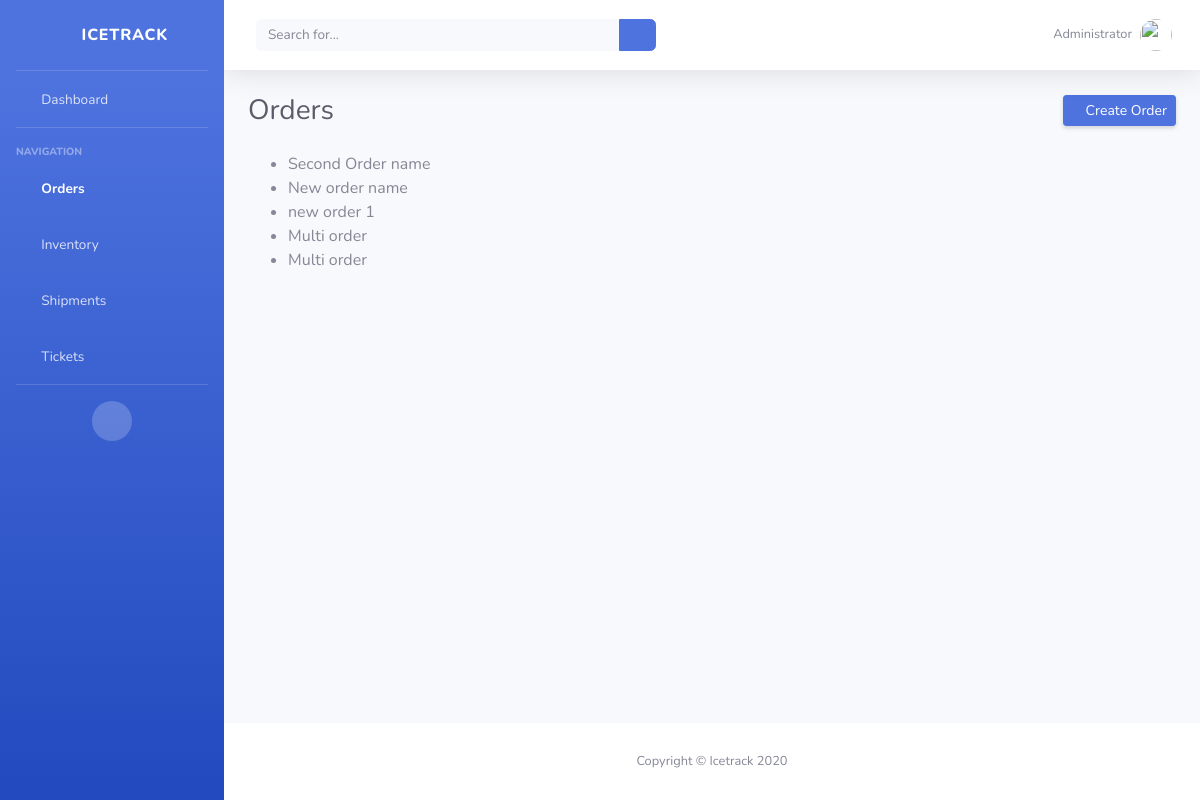
Screenshot of /orders/ with the database file from the repository.
### icetrack/models.py (models this page shows, shortened)
class Order(models.Model):
    name = models.CharField(max_length=50, blank=True, null=True)
    inventory = models.ManyToManyField('Inventory', blank=True)

### icetrack/views.py (the view)
# urls.py: path('orders/', OrdersPageView.as_view(), name="orders"),
class OrdersPageView(ListView):
    model = Order
    template_name = 'orders.html'
    context_object_name = 'all_orders_list'

### templates/orders.html (shortened to what this page needs)
{% extends 'base.html' %}
{% block content%}
<div class="container-fluid">
    <div class="d-sm-flex align-items-center justify-content-between mb-4">
        <h1 class="h3 mb-0 text-gray-800">Orders</h1>
        <a href="{% url 'create_order' %}" class="d-none d-sm-inline-block btn btn-sm btn-primary shadow-sm"><i class="fas fa-plus fa-sm text-white-50"></i> Create Order</a>
    </div>
    <ul>
        {% for order in all_orders_list %}
            <li>{{ order.name }}</li>
        {% endfor %}
    </ul>
</div>
{% endblock content %}

### rows the page displays
Order: name "Second Order name"
Order: name "New order name"
Order: name "new order 1"
Order: name "Multi order"
Order: name "Multi order"
